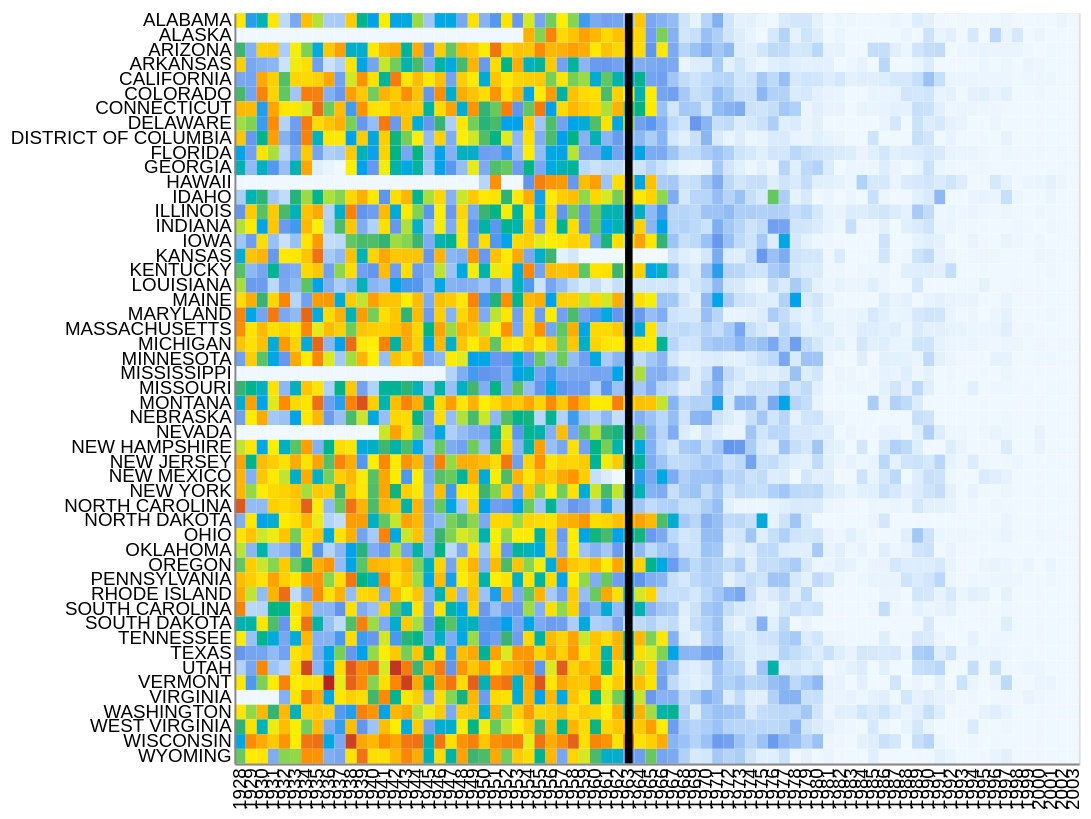

Here is the Vega-Lite specification saved for this chart:
### Vega-Lite specification from a JSON file in a GitHub repository (floating-point values rounded to 4 significant figures; data arrays with more than 128 entries replaced by an {"elided": "..."} marker saying what was removed)
{"config": {"view": {"width": 400, "height": 300}, "mark": {"tooltip": null}}, "layer": [{"data": {"name": "data-7c6a45a20b09aa090712bc9182fe0330"}, "mark": "rect", "encoding": {"color": {"type": "quantitative", "field": "incidence", "legend": null, "scale": {"domain": [0, 100, 200, 300, 1000, 3000], "range": ["#F0F8FF", "cornflowerblue", "mediumseagreen", "#FFEE00", "darkorange", "firebrick"], "type": "sqrt"}, "sort": "ascending"}, "tooltip": [{"type": "nominal", "field": "state"}, {"type": "quantitative", "field": "YEAR"}, {"type": "quantitative", "field": "incidence"}], "x": {"type": "ordinal", "axis": {"ticks": false, "title": null}, "field": "YEAR"}, "y": {"type": "nominal", "axis": {"ticks": false, "title": null}, "field": "state"}}, "height": 400, "width": 450}, {"data": {"name": "data-ab2328a599319c4ad43a14094a96bd74"}, "mark": {"type": "rule", "strokeWidth": 4}, "encoding": {"x": {"type": "ordinal", "field": "threshold"}}}], "$schema": "https://vega.github.io/schema/vega-lite/v3.4.0.json", "datasets": {"data-7c6a45a20b09aa090712bc9182fe0330": {"elided": "3876 records"}, "data-ab2328a599319c4ad43a14094a96bd74": [{"threshold": 1963}]}}
